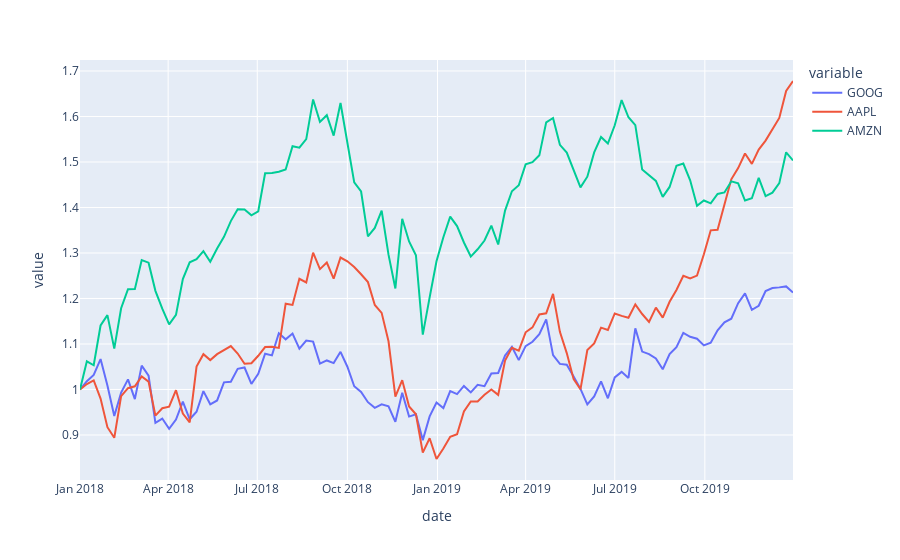

Write notebook code for a chart like this one.
### Code cell
px.line(data_frame=stocks,x='date',y=['GOOG','AAPL','AMZN'])
